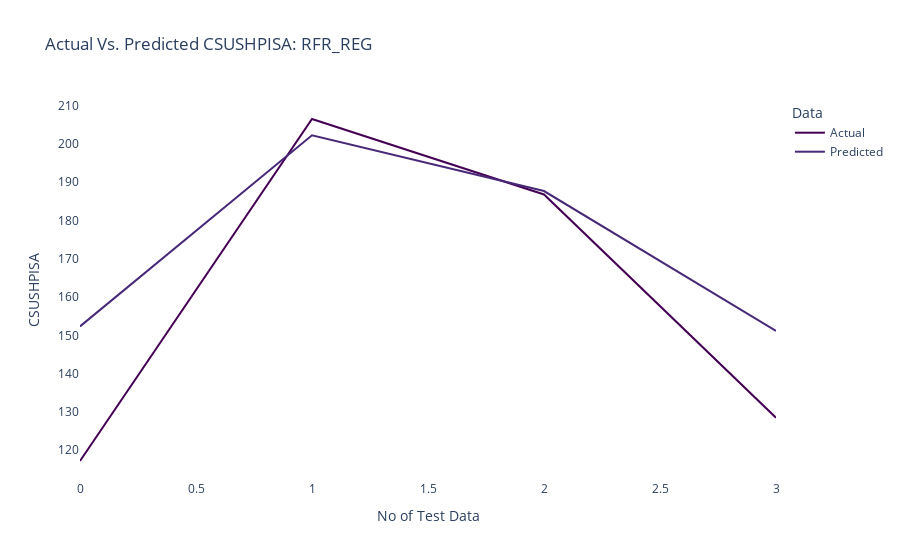

The code cell stored with this chart in its notebook:
### Code cell
import numpy as np
import pandas as pd
import plotly.express as px

# Assuming y_test and y_pred_tree are your actual and predicted data respectively

# Create a DataFrame with the data
data = pd.DataFrame({'Actual': np.array(y_test), 'Predicted': np.array(y_pred_tree)})

# Create a line plot using Plotly Express with Viridis color palette
fig = px.line(data,
              title='Actual Vs. Predicted CSUSHPISA: RFR_REG',
              labels={'index': 'No of Test Data', 'value': 'CSUSHPISA'},
              color_discrete_sequence=px.colors.sequential.Viridis)  # Choose Viridis color palette

# Update layout for better presentation
fig.update_layout(
    xaxis_title='No of Test Data',  # X-axis label
    yaxis_title='CSUSHPISA',  # Y-axis label
    legend_title='Data',  # Legend title
    plot_bgcolor='white',  # Plot background color
    paper_bgcolor='white',  # Paper background color
)

fig.show()

### Figure 1 — Plotly figure (JSON) as saved in the notebook; plotly's stock layout.template omitted (floating-point values rounded to 4 significant figures)
{"data": [{"hovertemplate": "variable=Actual<br>No of Test Data=%{x}<br>CSUSHPISA=%{y}<extra></extra>", "legendgroup": "Actual", "line": {"color": "#440154", "dash": "solid"}, "marker": {"symbol": "circle"}, "mode": "lines", "name": "Actual", "orientation": "v", "showlegend": true, "type": "scatter", "x": [0, 1, 2, 3], "xaxis": "x", "y": [117.1, 206.5, 186.8, 128.5], "yaxis": "y"}, {"hovertemplate": "variable=Predicted<br>No of Test Data=%{x}<br>CSUSHPISA=%{y}<extra></extra>", "legendgroup": "Predicted", "line": {"color": "#482878", "dash": "solid"}, "marker": {"symbol": "circle"}, "mode": "lines", "name": "Predicted", "orientation": "v", "showlegend": true, "type": "scatter", "x": [0, 1, 2, 3], "xaxis": "x", "y": [152.3, 202.3, 187.7, 151.2], "yaxis": "y"}], "layout": {"legend": {"title": {"text": "Data"}, "tracegroupgap": 0}, "paper_bgcolor": "white", "plot_bgcolor": "white", "title": {"text": "Actual Vs. Predicted CSUSHPISA: RFR_REG"}, "xaxis": {"anchor": "y", "domain": [0, 1], "title": {"text": "No of Test Data"}}, "yaxis": {"anchor": "x", "domain": [0, 1], "title": {"text": "CSUSHPISA"}}}}
